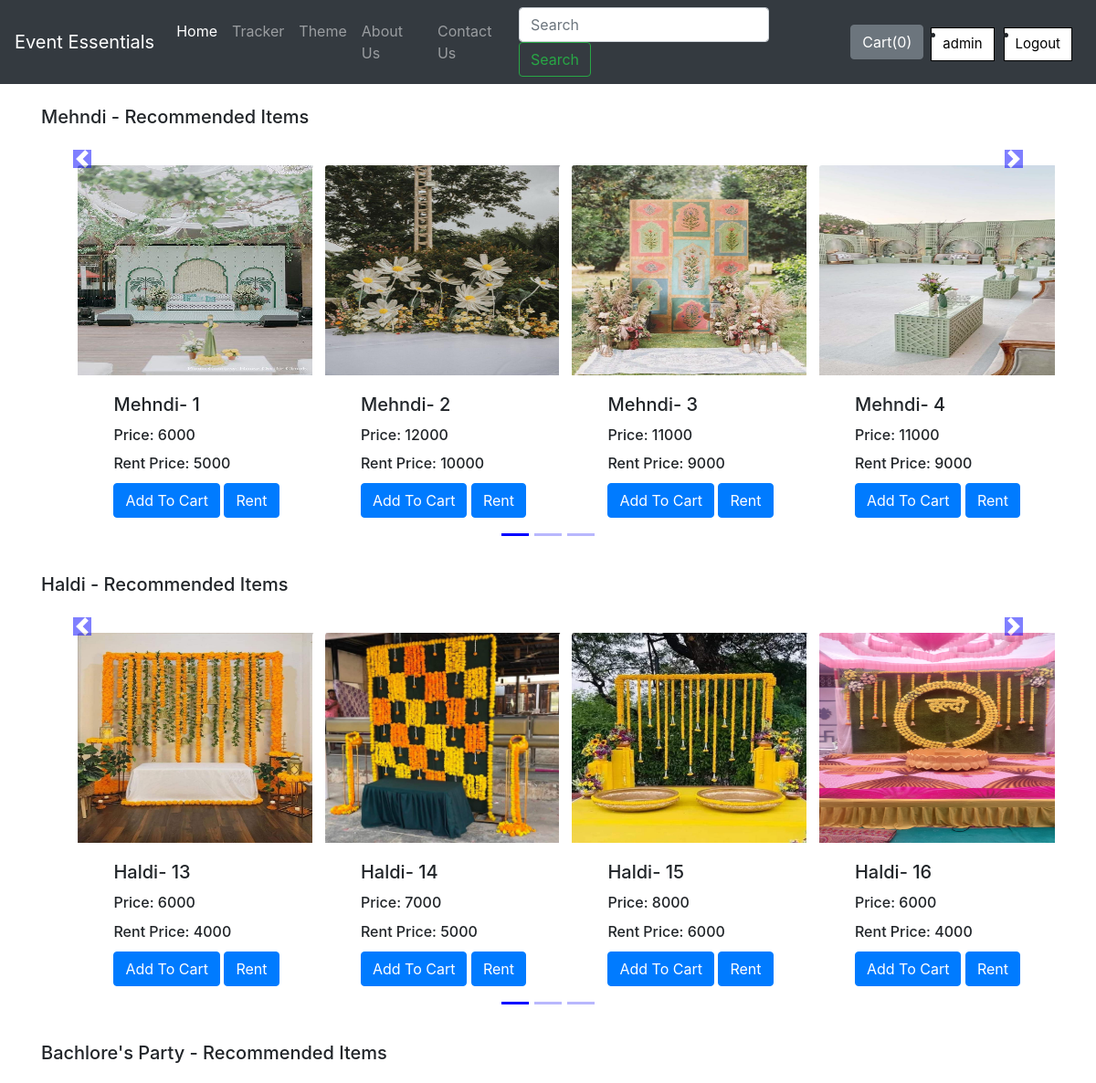
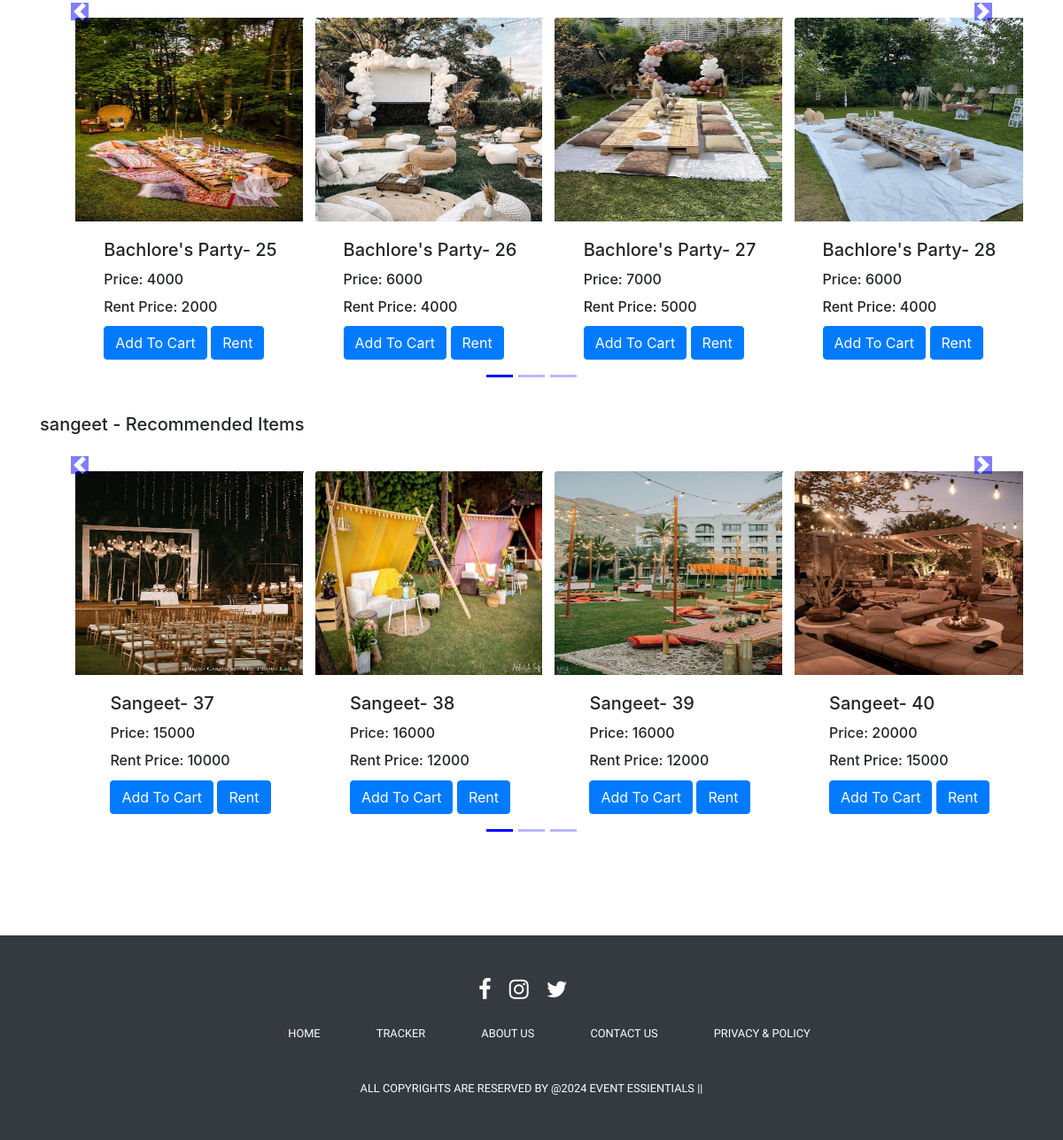
Screenshot of /shop/theme/ (signed in) with the database file from the repository (2 pictures, top to bottom).
### shop/models.py (models this page shows, shortened)
class ThemeProduct(models.Model):
    theme_product_id = models.AutoField(primary_key=True)
    theme_product_name = models.CharField(max_length=50)
    theme_category = models.CharField(max_length=50,default="")
    theme_rent_price = models.IntegerField(default=0)
    theme_price = models.IntegerField(default=0)
    theme_pub_date = models.DateField()
    theme_image = models.ImageField(upload_to="shop/images",default="")

### shop/views.py (the view)
# urls.py: path('theme/', views.theme, name='theme'),
def theme(request):
    allProds = []
    catprods = ThemeProduct.objects.values('theme_category').distinct()
    cats = [item['theme_category'] for item in catprods]
    for cat in cats:
        prod = ThemeProduct.objects.filter(theme_category=cat)
        n = len(prod)
        nSlides = n // 4 + ceil((n / 4) - (n // 4))
        allProds.append([prod, range(1, nSlides), nSlides])
    params = {'allProds': allProds}
    return render(request, "shop/theme.html", params)

### shop/templates/shop/theme.html (shortened to what this page needs)
{% extends 'shop/basic.html' %}
{% block body %}
{% load static %}
<div class="container">
  {% for product, range, nSlides in allProds %}
  <h5 class="my-4"> {{product.0.theme_category}} - Recommended Items</h5>
  <div class="row">
      <div id="demo{{forloop.counter}}" class="col carousel slide my-3" data-ride="carousel">
          <ul class="carousel-indicators">
              <li data-target="#demo{{forloop.counter}}" data-slide-to="0" class="active"></li>
              {% for i in range %}
              <li data-target="#demo{{forloop.parentloop.counter}}" data-slide-to="{{i}}"></li>
              {% endfor %}
          </ul>
          <div class="container carousel-inner no-padding">
              <div class="carousel-item active">
                  {% for i in product %}
                  <div class="col-xs-3 col-sm-3 col-md-3">
                      <div class="card align-items-center" style="width: 18rem;">
                        <img src='/media/{{i.theme_image}}'  class="card-img-top" ></a>
                          <div class="card-body">
                              <h5 class="card-title" id="namepr{{i.theme_product_id}}">{{i.theme_product_name}}- {{i.theme_product_id}}</h5>
                              <h6 class="card-title" >Price: <span id="pricepr{{i.theme_product_id}}">{{i.theme_price}} </span></h6>
                              <h6 class="card-title" >Rent Price: <span id="rentpricepr{{i.theme_product_id}}">{{i.theme_rent_price}} </span></h6>
                              <span id="divpr{{i.theme_product_id}}" class="divpr">
                                  <button id="pr{{i.theme_product_id}}" class="btn btn-primary cart">Add To Cart</button> </span>
                                  <a href="/shop/rent"><button  class="btn btn-primary rent">Rent</button></a>
                          </div>
                      </div>
                  </div>
                  {% if forloop.counter|divisibleby:4 and forloop.counter > 0 and not forloop.last %}
              </div>
                  {% endif %}
                  {% endfor %}
          </div>
      </div>
      <a class="carousel-control-prev" href="#demo{{forloop.counter}}" data-slide="prev">
          <span class="carousel-control-prev-icon"></span>
      </a>
      <a class="carousel-control-next" href="#demo{{forloop.counter}}" data-slide="next">
          <span class="carousel-control-next-icon"></span>
      </a>
  </div>
  {% endfor %}
</div>
{% endblock %}

### shop/templates/shop/basic.html (style rules this page uses)
body { margin: 0; overflow-x: hidden; }

### rows the page displays
ThemeProduct: theme_category "Mehndi", theme_image (picture), theme_product_name "Mehndi", theme_product_id "1", theme_price "6000", theme_rent_price "5000"
ThemeProduct: theme_image (picture), theme_product_name "Mehndi", theme_product_id "2", theme_price "12000", theme_rent_price "10000"
ThemeProduct: theme_image (picture), theme_product_name "Mehndi", theme_product_id "3", theme_price "11000", theme_rent_price "9000"
ThemeProduct: theme_image (picture), theme_product_name "Mehndi", theme_product_id "4", theme_price "11000", theme_rent_price "9000"
ThemeProduct: theme_category "Haldi", theme_image (picture), theme_product_name "Haldi", theme_product_id "13", theme_price "6000", theme_rent_price "4000"
ThemeProduct: theme_image (picture), theme_product_name "Haldi", theme_product_id "14", theme_price "7000", theme_rent_price "5000"
ThemeProduct: theme_image (picture), theme_product_name "Haldi", theme_product_id "15", theme_price "8000", theme_rent_price "6000"
ThemeProduct: theme_image (picture), theme_product_name "Haldi", theme_product_id "16", theme_price "6000", theme_rent_price "4000"
ThemeProduct: theme_category "Bachlore's Party", theme_image (picture), theme_product_name "Bachlore's Party", theme_product_id "25", theme_price "4000", theme_rent_price "2000"
ThemeProduct: theme_image (picture), theme_product_name "Bachlore's Party", theme_product_id "26", theme_price "6000", theme_rent_price "4000"
ThemeProduct: theme_image (picture), theme_product_name "Bachlore's Party", theme_product_id "27", theme_price "7000", theme_rent_price "5000"
ThemeProduct: theme_image (picture), theme_product_name "Bachlore's Party", theme_product_id "28", theme_price "6000", theme_rent_price "4000"
ThemeProduct: theme_category "sangeet", theme_image (picture), theme_product_name "Sangeet", theme_product_id "37", theme_price "15000", theme_rent_price "10000"
ThemeProduct: theme_image (picture), theme_product_name "Sangeet", theme_product_id "38", theme_price "16000", theme_rent_price "12000"
ThemeProduct: theme_image (picture), theme_product_name "Sangeet", theme_product_id "39", theme_price "16000", theme_rent_price "12000"
ThemeProduct: theme_image (picture), theme_product_name "Sangeet", theme_product_id "40", theme_price "20000", theme_rent_price "15000"

### other values shown
{{ request.session.username }} "admin"
